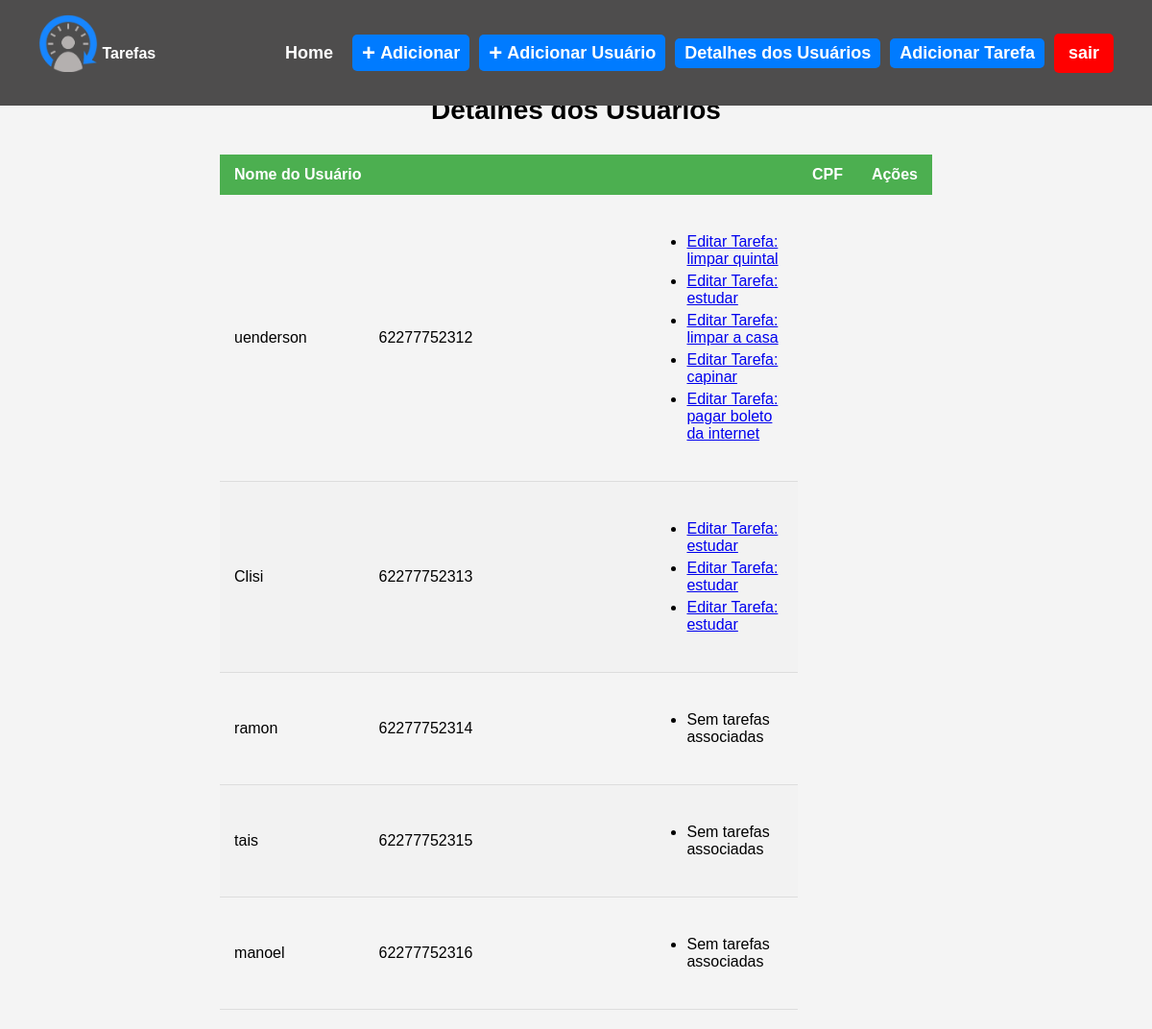
/detalhes_usuarios/ (signed in), run on the app's committed database.
### tarefas/models.py (models this page shows, shortened)
class Usuario(AbstractBaseUser, PermissionsMixin):
    cpf = models.CharField(max_length=11, unique=True)
    nome_user = models.CharField(max_length=200)
    is_active = models.BooleanField(default=True)
    is_staff = models.BooleanField(default=False)
    objects = UsuarioManager()
    USERNAME_FIELD = 'cpf'
    REQUIRED_FIELDS = ['nome_user']  # Inclua apenas campos obrigatórios adicionais

class CadastroTarefas(models.Model):
    STATUS_CHOICES = [
        ('Aberta', 'Aberta'),
        ('Pendente', 'Pendente'),
        ('Executada', 'Executada'),
    ]
    responsavel = models.ForeignKey(Usuario, on_delete=models.CASCADE)  # Relacionamento com o usuário
    data = models.DateField()  # Data da tarefa
    titulo_tarefa = models.CharField(max_length=200)  # Título da tarefa
    status = models.CharField(max_length=9, choices=STATUS_CHOICES, default='Aberta')  # Status da tarefa
    datadoregistro = models.DateField(auto_now_add=True)  # Data do registro do tempo
    horas_trabalhadas = models.DurationField()  # Horas ou minutos trabalhados
    descricao = models.TextField()  # Descrição do trabalho realizado

### tarefas/views.py (the view)
# urls.py: path('detalhes_usuarios/', views.detalhes_usuarios, name='detalhes_usuarios'),
@user_passes_test(lambda u: u.is_superuser)
def detalhes_usuarios(request):
    if not request.user.is_superuser:
        return redirect('lista_tarefas')
    usuarios = Usuario.objects.all()
    tarefas = CadastroTarefas.objects.all()
    return render(request, 'detalhesusuarios.html', {'usuarios': usuarios, 'tarefas': tarefas})

### tarefas/templates/detalhesusuarios.html (shortened to what this page needs)
{% load static %}
<!DOCTYPE html>
<html lang="pt-BR">
<head>
    <link rel="stylesheet" href="{% static 'home_list/style.css' %}">
    <link rel="stylesheet" href="{% static 'detalhes/estilo.css' %}">
    <link rel="stylesheet" href="{% static 'nav/nav.css' %}">
</head>
<body>
    {% include 'includs/navbar.html' %}
    <main class="main-content">
        <h1 class="title">Detalhes dos Usuários</h1>
        <table class="user-table">
            <thead>
                <tr>
                    <th class="table-header">Nome do Usuário</th>
                    <th class="table-header">CPF</th>
                    <th class="table-header">Ações</th>
                </tr>
            </thead>
            <tbody>
                {% for usuario in usuarios %}
                    <tr class="table-row">
                        <td class="user-name">{{ usuario.nome_user }}</td>
                        <td class="user-cpf">{{ usuario.cpf }}</td>
                        <td class="task-list"><p>
                        </td>
                        <td class="task-list">
                            <ul>
                                {% for tarefa in usuario.cadastrotarefas_set.all %}
                                    <li class="task-item">
                                        <a href="{% url 'editar_tarefa' tarefa.id %}">Editar Tarefa: {{ tarefa.titulo_tarefa }}</a>
                                    </li>
                                {% empty %}
                                    <li>Sem tarefas associadas</li>
                                {% endfor %}
                            </ul>
                        </td>
                    </tr>
                {% endfor %}
            </tbody>
        </table>
    </main>
</body>
</html>

### static/home_list/style.css (style rules this page uses)
body { background-color: #d8d8d8f5; margin: 0; padding: 0; font-family: Arial, sans-serif; overflow-x: hidden; }
body { margin: 0; padding: 0; font-family: Arial, sans-serif; background-color: #f4f4f4; display: flex; flex-direction: column; align-items: center; justify-content: center; min-height: 100vh; }
.main-content { margin-top: 60px; padding: 20px; }
.title { font-size: 28px; font-weight: bold; text-align: center; margin-bottom: 30px; }
.user-table { width: 100%; border-collapse: collapse; margin: 0 auto; }
.table-header { background-color: #4CAF50; color: white; padding: 12px 15px; text-align: left; }
.table-row:nth-child(even) { background-color: #f2f2f2; }
.table-row { display: flex; justify-content: space-between; align-items: center; padding: 12px 0; border-bottom: 1px solid #ddd; }
.user-name, .user-cpf, .task-list, .actions { flex: 1; text-align: left; padding: 12px 15px; }
.task-list ul { padding-left: 20px; }
.task-item { margin-bottom: 5px; }

### static/detahes/estilo.css (style rules this page uses)
.main-content { margin-top: 60px; padding: 20px; }
.title { font-size: 28px; font-weight: bold; text-align: center; margin-bottom: 30px; }
.user-table { width: 100%; border-collapse: collapse; margin: 0 auto; }
.table-header { background-color: #4CAF50; color: white; padding: 12px 15px; text-align: left; }
thead { display: table-header-group; }
thead th { display: table-cell; }
.table-row:nth-child(even) { background-color: #f2f2f2; }
.table-row { display: flex; justify-content: space-between; align-items: center; padding: 12px 0; border-bottom: 1px solid #ddd; }
.user-name, .user-cpf, .task-list, .actions { flex: 1; text-align: left; padding: 12px 15px; }
.task-list ul { padding-left: 20px; }
.task-item { margin-bottom: 5px; }

### tarefas/templates/detalhesusuarios.html (style rules this page uses)
.main-content { margin-top: 60px; padding: 20px; }
.title { font-size: 28px; font-weight: bold; text-align: center; margin-bottom: 30px; }
.user-table { width: 100%; border-collapse: collapse; margin: 0 auto; }
.table-header { background-color: #4CAF50; color: white; padding: 12px 15px; text-align: left; }
thead { display: table-header-group; }
thead th { display: table-cell; }
.table-row:nth-child(even) { background-color: #f2f2f2; }
.table-row { display: flex; justify-content: space-between; align-items: center; padding: 12px 0; border-bottom: 1px solid #ddd; }
.user-name, .user-cpf, .task-list, .actions { flex: 1; text-align: left; padding: 12px 15px; }
.task-list ul { padding-left: 20px; }
.task-item { margin-bottom: 5px; }

### data on the page
Usuario: nome_user "uenderson", cpf "62277752312"
CadastroTarefas: titulo_tarefa "limpar quintal"
CadastroTarefas: titulo_tarefa "estudar"
CadastroTarefas: titulo_tarefa "limpar a casa"
CadastroTarefas: titulo_tarefa "capinar"
CadastroTarefas: titulo_tarefa "pagar boleto da internet"
Usuario: nome_user "Clisi", cpf "62277752313"
CadastroTarefas: titulo_tarefa "estudar"
CadastroTarefas: titulo_tarefa "estudar"
CadastroTarefas: titulo_tarefa "estudar"
Usuario: nome_user "ramon", cpf "62277752314"
Usuario: nome_user "tais", cpf "62277752315"
Usuario: nome_user "manoel", cpf "62277752316"
